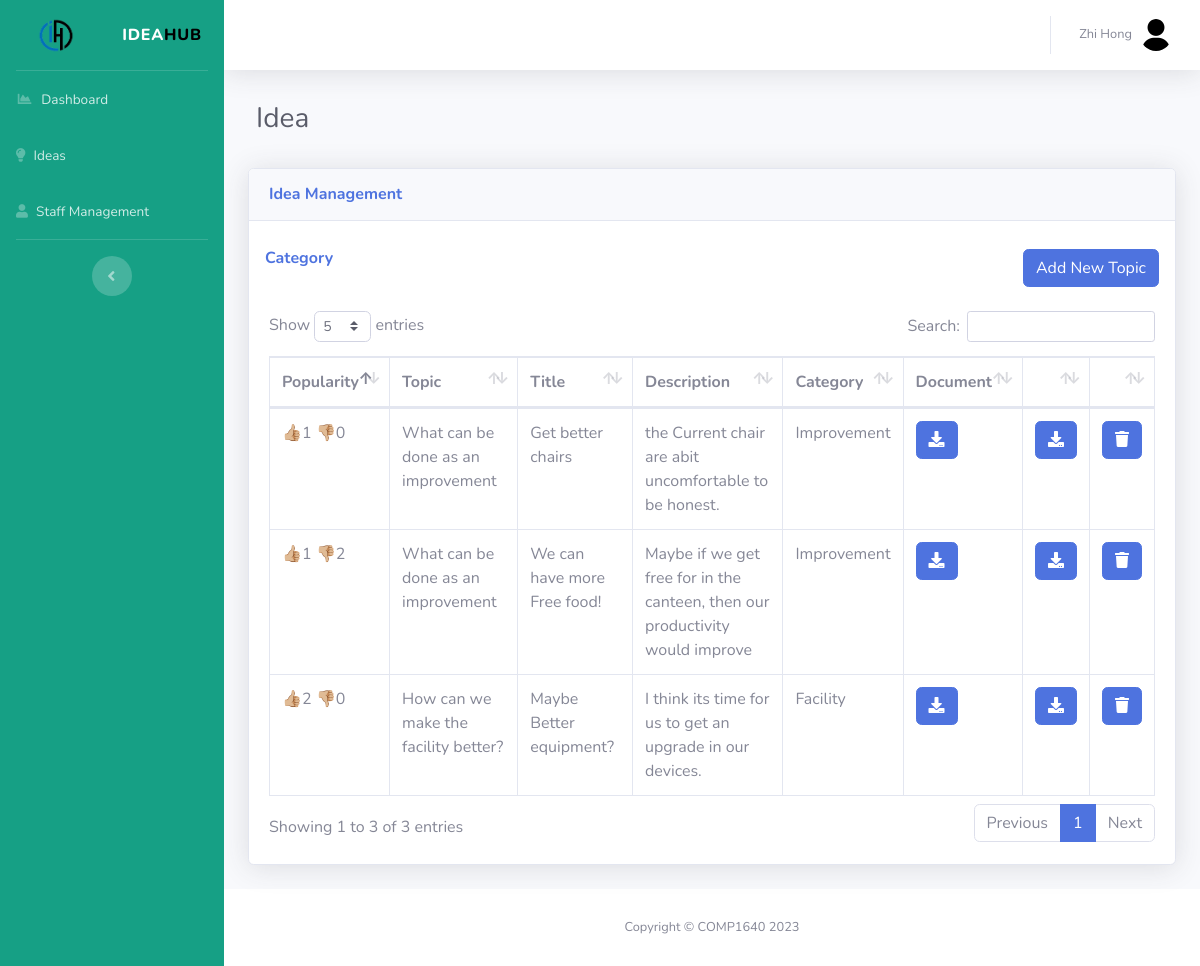
The app's page /COMP1640/Idea_Management.php (signed in) with its own data.
### tables this page shows
CREATE TABLE `idea_table` (
  `ideaID` int(11) NOT NULL,
  `ideaTitle` varchar(255) NOT NULL,
  `ideaDesc` varchar(255) NOT NULL,
  `agreeTnc` tinyint(1) NOT NULL,
  `cateID` int(11) NOT NULL,
  `userID` int(11) NOT NULL,
  `startDate` date NOT NULL,
  `endDate` date NOT NULL,
  `finalClosureDate` date NOT NULL,
  `anoymous` tinyint(1) NOT NULL,
  `topicID` int(11) NOT NULL
);

CREATE TABLE `topic_table` (
  `topicID` int(11) NOT NULL,
  `topicName` varchar(255) NOT NULL,
  `cateID` int(11) NOT NULL,
  `userID` int(11) NOT NULL,
  `startDate` date NOT NULL,
  `endDate` date NOT NULL,
  `finalClosureDate` date NOT NULL,
  `dateTime` timestamp NOT NULL DEFAULT current_timestamp() ON UPDATE current_timestamp()
);

CREATE TABLE `category_table` (
  `cateID` int(11) NOT NULL,
  `cateName` varchar(255) NOT NULL,
  `dateCreated` timestamp NOT NULL DEFAULT current_timestamp() ON UPDATE current_timestamp(),
  `userID` int(11) NOT NULL
);

### COMP1640/PHP_GetDataFromDB.php (called while the page is built, shortened)
<?php
    include('includes/dbconnect.php');
    $getIdeaQuery = "SELECT * FROM idea_table AS i INNER JOIN category_table AS c ON i.cateID = c.cateID
    INNER JOIN user_table AS u ON i.userID = u.userID INNER JOIN topic_table AS t ON i.topicID = t.topicID ORDER BY ideaID DESC";
    $getIdea = mysqli_query($conn, $getIdeaQuery);
    $showIdeas = mysqli_fetch_all($getIdea, MYSQLI_ASSOC);
?>

### COMP1640/Idea_Management.php (the view, shortened to what this page needs)
<?php
    include('PHP_GetDataFromDb.php');
	include('includes/adminHeader.php');
?>
    <div class="container-fluid">
        <div class="d-sm-flex align-items-center justify-content-between mb-4">
            <h1 class="h3 mb-0 text-gray-800 mr-auto p-2">Idea</h1>
        </div>
        <div class="card shadow mb-4">
            <div class="card-header py-3">
                <h6 class="m-0 font-weight-bold text-primary">Idea Management</h6>
            </div>
            <div class="card-body">
                <div class="row mb-3">
                    <div class="col-xl-12">
                        <div class="row">
                            <div class="d-sm-flex col-xl-4 col-lg-4 col-sm-12 mr-auto p-2">
                                <div class="input-group mb-3 ">
                                <?php if($_SESSION['role'] == 'Quality Assurance Manager'): ?>
                                <button type="button" class="btn btn-primary" data-toggle="modal" data-target="#manageCategoryModal">Category</button>
                                <?php elseif($_SESSION['role'] == 'Quality Assurance Coordinator'): ?>
                                <h6 class="m-0 font-weight-bold text-primary">Category</h6>
                                <?php endif ?>
                                </div>
                            </div>
                            <div class="p-2">
                                <button type="button" class="btn btn-primary " data-toggle="modal" data-target="#addNewTopicModal">Add New Topic</button>
                            </div>
                        </div>
                    </div>
                </div>
                <div class="table-responsive">
                    <form method="post">
                    <table class="table table-bordered" id="dataTable" width="100%" cellspacing="0">
                        <thead>
                            <tr>
                                <th>Popularity</th>
                                <th>Topic</th>
                                <th>Title</th>
                                <th>Description</th>
                                <th>Category</th>
                                <th>Document</th>
                                <th></th>
                                <th></th>
                            </tr>
                        </thead>
                        <tbody>
                        <?php foreach ($showIdeas as $key => $idea): ?>
                            <tr>
                                <td>
                                <?php
                                    $thisIdeaId = $idea['ideaID'];
                                    $getLikeTotalQuery = "SELECT COUNT(likeDislike) FROM like_table WHERE likeDislike = 'like' AND ideaID =$thisIdeaId";
                                    $executeGetLikeTotalQuery = mysqli_query($conn, $getLikeTotalQuery);
                                    $getLikeTotal = mysqli_fetch_array($executeGetLikeTotalQuery);
                                    $getDislikeTotalQuery = "SELECT COUNT(likeDislike) FROM like_table WHERE likeDislike = 'dislike' AND ideaID =$thisIdeaId";
                                    $executeGetDislikeTotalQuery = mysqli_query($conn, $getDislikeTotalQuery);
                                    $getDislikeTotal = mysqli_fetch_array($executeGetDislikeTotalQuery);
                                    echo ("👍🏼" . $getLikeTotal[0] . " 👎🏼" . $getDislikeTotal[0]);
                                ?>
                                </td>
                                <td><?php echo $idea['topicName'] ?></td>
                                <td><?php echo $idea['ideaTitle'] ?></td>
                                <td><?php echo $idea['ideaDesc'] ?></td>
                                <td><?php echo $idea['cateName'] ?></td>
                                <td><a href="<?php echo 'PHP_DownloadDocument.php?downloadDocument='. $idea['ideaID'] ?>" class="btn btn-primary"><i class="fa fa-download"></i></a></td>
                                <td><a href="<?php echo 'PHP_DownloadIdea.php?download='. $idea['ideaID'] ?>" class="btn btn-primary"><i class="fa fa-download"></i></a></td>
                                <td><button type="submit" name="btndelete" value="<?php echo $idea['ideaID']?>" class="btn btn-primary" data-toggle="modal" data-target="#deleteIdea"><i class="fa fa-trash" aria-hidden="true"></i></button></td>
                            </tr>
                        <?php endforeach ?>
                        </tbody>
                    </table>
                    </form>
                </div>
            </div>
        </div>
    </div>
<?php
	include('includes/adminFooter.php')
?>

### records on screen
idea_table: getLikeTotal "1", getDislikeTotal "0", topicID.topicName "What can be done as an improvement", ideaTitle "Get better chairs", ideaDesc "the Current chair are abit uncomfortable to be honest.", cateID.cateName "Improvement", $idea['ideaID'] 6 (drawn)
idea_table: getLikeTotal "2", getDislikeTotal "0", topicID.topicName "How can we make the facility better?", ideaTitle "Maybe Better equipment?", ideaDesc "I think its time for us to get an upgrade in our devices.", cateID.cateName "Facility", $idea['ideaID'] 5 (drawn)
idea_table: getLikeTotal "1", getDislikeTotal "2", topicID.topicName "What can be done as an improvement", ideaTitle "We can have more Free food!", ideaDesc "Maybe if we get free for in the canteen, then our productivity would improve", cateID.cateName "Improvement", $idea['ideaID'] 4 (drawn)

### other values on screen
$_SESSION['username'] "Zhi Hong"
